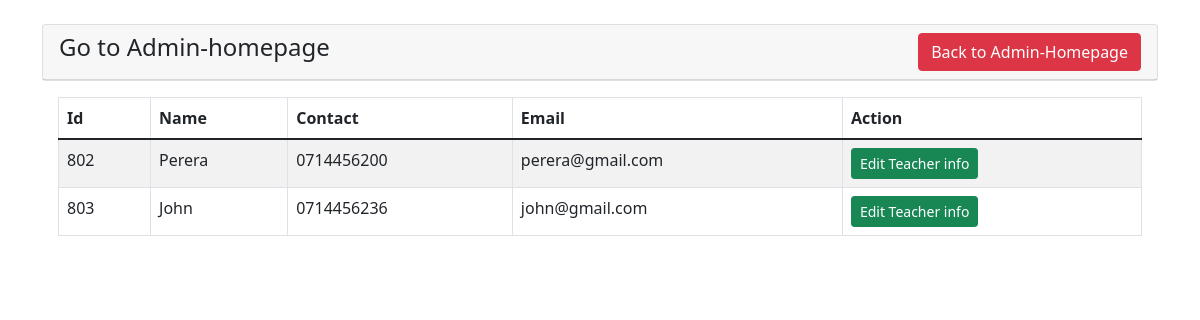
Screenshot of /admin-teacher.php with the database file from the repository.
### tables this page shows
CREATE TABLE `teacher` (
  `tId` int(11) NOT NULL,
  `name` varchar(150) NOT NULL,
  `tp` varchar(150) NOT NULL,
  `email` varchar(255) NOT NULL
);

### admin-teacher.php (the view, shortened to what this page needs)
<?php
    require 'dbcon.php';
?>
<!doctype html>
<html lang="en">
  <head>
    <link href="https://cdn.jsdelivr.net/npm/bootstrap@5.1.3/dist/css/bootstrap.min.css" rel="stylesheet">
</head>
<body>
    <div class="container mt-4">
        <div class="row">
            <div class="col-md-12">
                <div class="card">
                    <div class="card-header">
                    <h4>Go to Admin-homepage
                            <a href="home.php" class="btn btn-danger float-end">Back to Admin-Homepage</a>
                        </h4>
                    </div>
                    </div>
                    <div class="card-body">
                        <table class="table table-bordered table-striped">
                            <thead>
                                <tr>
                                    <th>Id</th>
                                    <th>Name</th>
                                    <th>Contact</th>
                                    <th>Email</th>
                                    <th>Action</th>
                                </tr>
                            </thead>
                            <tbody>
                                <?php
                                    $query = "SELECT * FROM teacher";
                                    $query_run = mysqli_query($con, $query);
                                    if(mysqli_num_rows($query_run) > 0)
                                    {
                                        foreach($query_run as $teacher)
                                        {
                                            ?>
                                            <tr>
                                                <td><?= $teacher['tId']; ?></td>
                                                <td><?= $teacher['name']; ?></td>
                                                <td><?= $teacher['tp']; ?></td>
                                                <td><?= $teacher['email']; ?></td>
                                                <td>
                                                    <a href="teacher-edit.php?id=<?= $teacher['tId']; ?>" class="btn btn-success btn-sm">Edit Teacher info</a>
                                                </td>
                                            </tr>
                                            <?php
                                        }
                                    }
                                    else
                                    {
                                        echo "<h5> No Record Found </h5>";
                                    }
                                ?>
                            </tbody>
                        </table>
                    </div>
                </div>
            </div>
        </div>
</body>
</html>

### rows the page displays
teacher: tId "802", name "Perera", tp "0714456200", email "perera@gmail.com"
teacher: tId "803", name "John", tp "0714456236", email "john@gmail.com"
